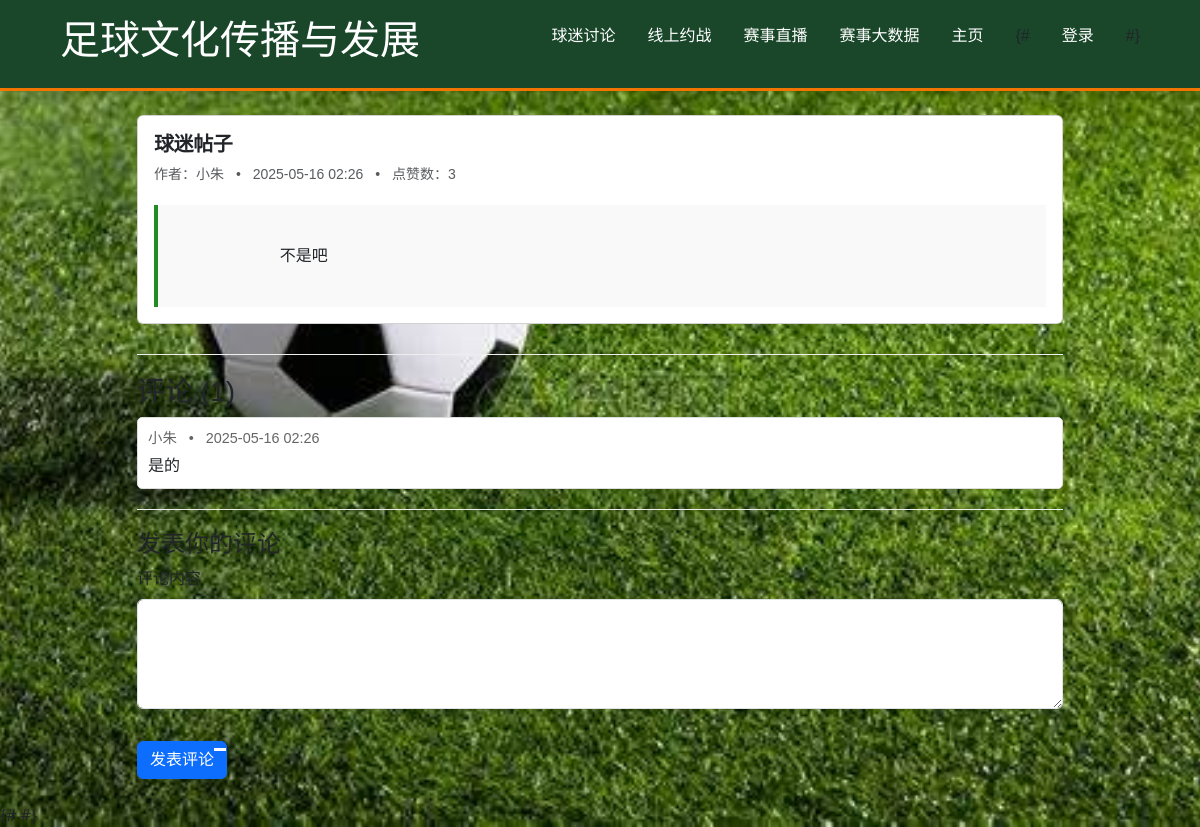
Page /home/discuss/302/?article_id=302 on the committed database.
### football/models.py (models this page shows)
class Article(models.Model):
    author = models.ForeignKey(  # 修改字段名和关联对象
        User,
        to_field='account',  # 关联用户账号
        on_delete=models.CASCADE,
        verbose_name='作者'
    )
    topic = models.CharField('主题', max_length=100)
    content = models.TextField('内容')
    likes = models.PositiveIntegerField('点赞数', default=0)
    pub_time = models.DateTimeField('发表时间', auto_now_add=True)

class User(models.Model):
    account = models.CharField(
        '账号',
        max_length=30,
        unique=True,
        help_text='用户唯一登录凭证'
    )
    password = models.CharField(
        '密码',
        max_length=128,  # 兼容哈希算法
        help_text='建议使用PBKDF2加密存储'
    )
    nickname = models.CharField(
        '昵称',
        max_length=50,
        default='新用户',
        blank=True
    )

class Comment(models.Model):
    article = models.ForeignKey(
        Article,
        on_delete=models.CASCADE,
        related_name='comments'  # 新增反向查询名称[1](@ref)
    )
    content = models.TextField('评论内容')
    commenter = models.ForeignKey(  # 新增评论者关联[4](@ref)
        User,
        to_field='account',
        on_delete=models.CASCADE,
        verbose_name='评论者'
    )
    comment_time = models.DateTimeField('评论时间', auto_now_add=True)

### football/views.py (the view, shortened to what this page needs)
# urls.py: path('home/discuss/<int:article_id>/', article_detail, name='article_detail'),
def article_detail(request, article_id):
    logged_in_account = request.session.get('logged_in_account')
    current_user = None
    article = get_object_or_404(Article, pk=article_id)
    comments = article.comments.all().order_by('comment_time')
    if request.method == 'POST':
        logged_in_account = request.session.get('logged_in_account')
        if not logged_in_account:
            print("用户未登录，尝试发表评论。")
            return redirect('login') # 假设你的登录 URL name 是 'login'
        try:
            commenter_user = User.objects.get(account=logged_in_account)
            print(f"找到评论用户：{commenter_user.account}")
        except User.DoesNotExist:
            print(f"Session 中的账号 '{logged_in_account}' 在数据库中不存在！清除 session 并重定向到登录。")
            del request.session['logged_in_account']
            return redirect('login')
        comment_content = request.POST.get('comment_content', '').strip()
        if not comment_content:
             return render(request, 'article_detail.html', {
                'article': article,
                'comments': comments,
                'error_message': '评论内容不能为空。'
             })
        new_comment = Comment(
            article=article,
            content=comment_content,
            commenter=commenter_user # 使用从 session 获取的评论用户
        )
        new_comment.save()
        print(f"新评论已由用户 '{commenter_user.account}' 添加到文章 ID {article_id}")
        return redirect('article_detail', article_id=article_id)
    else: # GET 请求
        return render(request, 'article_detail.html', {
            'article': article,
            'comments': comments,
            'error_message': None
        })

### templates/article_detail.html (shortened to what this page needs)
{% load static %}
<!DOCTYPE html>
<html lang="zh-CN">
<head>
    <link rel="stylesheet" href="{% static 'css/main.css' %}">
    <link rel="stylesheet" href="{% static 'css/discussion.css' %}">
    <link href="https://cdn.bootcdn.net/ajax/libs/twitter-bootstrap/5.3.1/css/bootstrap.min.css" rel="stylesheet">
    <link rel="stylesheet" href="https://cdn.jsdelivr.net/npm/bootstrap-icons@1.8.0/font/bootstrap-icons.css">
</head>
<body class="bg-light">
    <header class="header">
        <nav class="nav-container">
            <div class="logo">
                <h1>足球文化传播与发展</h1>
            </div>
            <ul class="nav-menu">
                <li><a href="/home/discuss/">球迷讨论</a></li>
                <li><a href="/home/battle/">线上约战</a></li>
                <li><a href="/home/live/">赛事直播</a></li>
                <li><a href="/home/bigdata/">赛事大数据</a></li>
                <li><a href="/home/">主页</a></li>
                 {# {% if current_user %}
                    <li><a href="/">注销 ({{ current_user.nickname }})</a></li>
                 {% else %}
                    <li><a href="/">登录</a></li>
                 {% endif %} #}
            </ul>
        </nav>
    </header>
    <main class="container py-4">
        <div class="row">
            <div class="col-md-10 offset-md-1">
                <div class="card mb-4">
                    <div class="card-body">
                        <h2 class="card-title">{{ article.topic }}</h2>
                        <div class="text-muted small mb-3">
                            <span>作者：{{ article.author.nickname }}</span>
                            <span class="mx-2">•</span>
                            <span>{{ article.pub_time|date:"Y-m-d H:i" }}</span>
                             <span class="mx-2">•</span>
                            <span>点赞数：{{ article.likes }}</span>
                        </div>
                        <div class="article-content">
                        {{ article.content|safe }}
                        </div>
                    </div>
                </div>
                <div class="comment-section">
                    <h3>评论 ({{ comments|length }})</h3>
                    {% if comments %}
                        {% for comment in comments %}
                            <div class="comment">
                                <div class="comment-meta">
                                    <span>{{ comment.commenter.nickname }}</span>
                                    <span class="mx-2">•</span>
                                    <span>{{ comment.comment_time|date:"Y-m-d H:i" }}</span>
                                </div>
                                <div class="comment-content">
                                    {{ comment.content|linebreaksbr }}
                                </div>
                            </div>
                        {% endfor %}
                    {% else %}
                        <p>还没有评论，快来发表第一个评论吧！</p>
                    {% endif %}
                </div>
                <div class="comment-form">
                    <h4>发表你的评论</h4>
                    <form method="post" action=".">
                        <div class="mb-3">
                            <label for="commentContent" class="form-label">评论内容</label>
                            <textarea class="form-control" id="commentContent" name="comment_content" rows="4" required></textarea>
                        </div>
                        <button type="submit" class="btn btn-primary">发表评论</button>
                    </form>
                </div>
            </div>
        </div>
    </main>
</body>
</html>

### static/css/main.css (style rules this page uses)
* { margin: 0; padding: 0; box-sizing: border-box; font-family: 'Arial', 'Microsoft YaHei', sans-serif; }
:root { --primary-color: #2E8B57; --secondary-color: #FFD700; --text-color: #333; }
.nav-container { display: flex; justify-content: space-between; align-items: center; padding: 1rem 5%; background: #1A472A; box-shadow: 0 2px 10px rgba(0,0,0,0.1); }
.logo { display: flex; align-items: center; gap: 1rem; color: white; }
.nav-menu { display: flex; gap: 2rem; list-style: none; }
.nav-menu a { color: white; text-decoration: none; font-weight: 500; transition: color 0.3s; }
.btn { display: inline-block; padding: 0.8rem 1.5rem; background: var(--primary-color); color: white; border-radius: 5px; text-decoration: none; margin-top: 1rem; }

### static/css/discussion.css (style rules this page uses)
.card-title { font-size: 1.25rem; color: #2d3436; font-weight: 600; letter-spacing: -0.02em; }
.text-muted { font-size: 0.875rem; color: #636e72 !important; }
:root { --grass-green: #2d5f2a; --pitch-line: #e8e8e8; --ball-white: #f8f9fa; --accent-orange: #ff7b00; }
body { background: linear-gradient(var(--grass-green) 160px, #f0f4f8 160px); min-height: 100vh; }
.header { background: url('stadium-pattern.png') center/cover; box-shadow: 0 2px 8px rgba(0,0,0,0.1); border-bottom: 3px solid var(--accent-orange); }

### templates/article_detail.html (style rules this page uses)
.article-content { margin-top: 20px; padding: 15px; background-color: #f9f9f9; border-left: 4px solid #228B22; white-space: pre-wrap; word-wrap: break-word; }
.comment-section { margin-top: 30px; padding-top: 20px; border-top: 1px solid #eee; }
.comment { margin-bottom: 15px; padding: 10px; background-color: #fff; border-radius: 5px; border: 1px solid #ddd; }
.comment-meta { font-size: 0.9rem; color: #666; margin-bottom: 5px; }
.comment-form { margin-top: 20px; padding-top: 20px; border-top: 1px solid #eee; }

### rows in the picture
Article: topic "球迷帖子", author.nickname "小朱", pub_time "2025-05-16 02:26", likes "3", content "不是吧"
Comment: commenter.nickname "小朱", comment_time "2025-05-16 02:26", content "是的"

### other values in the picture
{{ comments|length }} "1"
